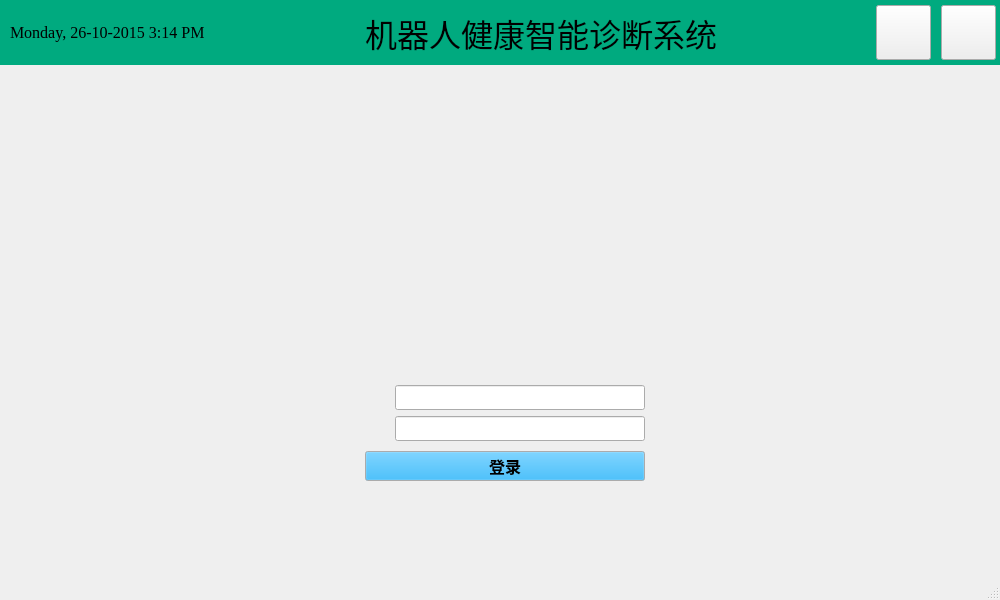
<?xml version="1.0" encoding="UTF-8"?>
<ui version="4.0">
 <class>MainWindow</class>
 <widget class="QMainWindow" name="MainWindow">
  <property name="geometry">
   <rect>
    <x>0</x>
    <y>0</y>
    <width>1000</width>
    <height>600</height>
   </rect>
  </property>
  <property name="windowTitle">
   <string>MainWindow</string>
  </property>
  <property name="styleSheet">
   <string notr="true">#
background-color: rgb(170, 255, 255);</string>
  </property>
  <widget class="QWidget" name="centralwidget">
   <widget class="QWidget" name="topPanel" native="true">
    <property name="geometry">
     <rect>
      <x>0</x>
      <y>0</y>
      <width>1001</width>
      <height>65</height>
     </rect>
    </property>
    <property name="styleSheet">
     <string notr="true">#topPanel { background-color:
rgb(0, 170, 127); }</string>
    </property>
    <layout class="QHBoxLayout" name="horizontalLayout">
     <property name="spacing">
      <number>10</number>
     </property>
     <property name="leftMargin">
      <number>10</number>
     </property>
     <property name="topMargin">
      <number>5</number>
     </property>
     <property name="rightMargin">
      <number>5</number>
     </property>
     <property name="bottomMargin">
      <number>5</number>
     </property>
     <item>
      <widget class="QLabel" name="currentDateTime">
       <property name="sizePolicy">
        <sizepolicy hsizetype="Fixed" vsizetype="Preferred">
         <horstretch>0</horstretch>
         <verstretch>0</verstretch>
        </sizepolicy>
       </property>
       <property name="font">
        <font>
         <family>Times New Roman</family>
         <pointsize>12</pointsize>
        </font>
       </property>
       <property name="text">
        <string>Monday, 26-10-2015 3:14 PM</string>
       </property>
      </widget>
     </item>
     <item>
      <spacer name="horizontalSpacer_2">
       <property name="orientation">
        <enum>Qt::Horizontal</enum>
       </property>
       <property name="sizeType">
        <enum>QSizePolicy::Expanding</enum>
       </property>
       <property name="sizeHint" stdset="0">
        <size>
         <width>60</width>
         <height>20</height>
        </size>
       </property>
      </spacer>
     </item>
     <item>
      <widget class="QLabel" name="label_3">
       <property name="font">
        <font>
         <family>楷体</family>
         <pointsize>24</pointsize>
        </font>
       </property>
       <property name="text">
        <string>机器人健康智能诊断系统</string>
       </property>
      </widget>
     </item>
     <item>
      <spacer name="horizontalSpacer">
       <property name="orientation">
        <enum>Qt::Horizontal</enum>
       </property>
       <property name="sizeHint" stdset="0">
        <size>
         <width>40</width>
         <height>20</height>
        </size>
       </property>
      </spacer>
     </item>
     <item>
      <widget class="QPushButton" name="shutdownButton">
       <property name="sizePolicy">
        <sizepolicy hsizetype="Fixed" vsizetype="Fixed">
         <horstretch>0</horstretch>
         <verstretch>0</verstretch>
        </sizepolicy>
       </property>
       <property name="minimumSize">
        <size>
         <width>55</width>
         <height>55</height>
        </size>
       </property>
       <property name="text">
        <string/>
       </property>
       <property name="icon">
        <iconset resource="resources.qrc">
         <normaloff>:/icons/rsc/shutdown_icon.png</normaloff>:/icons/rsc/shutdown_icon.png</iconset>
       </property>
       <property name="iconSize">
        <size>
         <width>50</width>
         <height>50</height>
        </size>
       </property>
      </widget>
     </item>
     <item>
      <widget class="QPushButton" name="restartButton">
       <property name="sizePolicy">
        <sizepolicy hsizetype="Fixed" vsizetype="Fixed">
         <horstretch>0</horstretch>
         <verstretch>0</verstretch>
        </sizepolicy>
       </property>
       <property name="minimumSize">
        <size>
         <width>55</width>
         <height>55</height>
        </size>
       </property>
       <property name="text">
        <string/>
       </property>
       <property name="icon">
        <iconset resource="resources.qrc">
         <normaloff>:/icons/rsc/restart_icon.png</normaloff>:/icons/rsc/restart_icon.png</iconset>
       </property>
       <property name="iconSize">
        <size>
         <width>50</width>
         <height>50</height>
        </size>
       </property>
      </widget>
     </item>
    </layout>
   </widget>
   <widget class="QLabel" name="label_4">
    <property name="geometry">
     <rect>
      <x>390</x>
      <y>70</y>
      <width>301</width>
      <height>271</height>
     </rect>
    </property>
    <property name="sizePolicy">
     <sizepolicy hsizetype="Preferred" vsizetype="Preferred">
      <horstretch>0</horstretch>
      <verstretch>0</verstretch>
     </sizepolicy>
    </property>
    <property name="text">
     <string/>
    </property>
    <property name="pixmap">
     <pixmap resource="resources.qrc">:/images/rsc/new_robot.png</pixmap>
    </property>
    <property name="scaledContents">
     <bool>true</bool>
    </property>
   </widget>
   <widget class="QWidget" name="loginForm" native="true">
    <property name="geometry">
     <rect>
      <x>330</x>
      <y>350</y>
      <width>350</width>
      <height>150</height>
     </rect>
    </property>
    <property name="sizePolicy">
     <sizepolicy hsizetype="Fixed" vsizetype="Fixed">
      <horstretch>0</horstretch>
      <verstretch>0</verstretch>
     </sizepolicy>
    </property>
    <property name="minimumSize">
     <size>
      <width>350</width>
      <height>150</height>
     </size>
    </property>
    <property name="styleSheet">
     <string notr="true">#verticalLayout_2{border:2px solid rgb(170,170,127);border-radius:10}</string>
    </property>
    <layout class="QVBoxLayout" name="verticalLayout_2">
     <property name="leftMargin">
      <number>35</number>
     </property>
     <property name="topMargin">
      <number>35</number>
     </property>
     <property name="rightMargin">
      <number>35</number>
     </property>
     <property name="bottomMargin">
      <number>25</number>
     </property>
     <item>
      <layout class="QHBoxLayout" name="horizontalLayout_6">
       <item>
        <widget class="QLabel" name="label">
         <property name="sizePolicy">
          <sizepolicy hsizetype="Fixed" vsizetype="Fixed">
           <horstretch>0</horstretch>
           <verstretch>0</verstretch>
          </sizepolicy>
         </property>
         <property name="minimumSize">
          <size>
           <width>24</width>
           <height>24</height>
          </size>
         </property>
         <property name="font">
          <font>
           <family>Times New Roman</family>
           <pointsize>12</pointsize>
           <weight>75</weight>
           <bold>true</bold>
          </font>
         </property>
         <property name="text">
          <string/>
         </property>
         <property name="pixmap">
          <pixmap resource="resources.qrc">:/icons/rsc/用户.png</pixmap>
         </property>
         <property name="scaledContents">
          <bool>false</bool>
         </property>
        </widget>
       </item>
       <item>
        <widget class="QLineEdit" name="username">
         <property name="minimumSize">
          <size>
           <width>0</width>
           <height>25</height>
          </size>
         </property>
        </widget>
       </item>
      </layout>
     </item>
     <item>
      <layout class="QHBoxLayout" name="horizontalLayout_4">
       <item>
        <widget class="QLabel" name="label_2">
         <property name="sizePolicy">
          <sizepolicy hsizetype="Fixed" vsizetype="Fixed">
           <horstretch>0</horstretch>
           <verstretch>0</verstretch>
          </sizepolicy>
         </property>
         <property name="minimumSize">
          <size>
           <width>24</width>
           <height>24</height>
          </size>
         </property>
         <property name="font">
          <font>
           <family>Times New Roman</family>
           <pointsize>12</pointsize>
           <weight>75</weight>
           <bold>true</bold>
          </font>
         </property>
         <property name="text">
          <string/>
         </property>
         <property name="pixmap">
          <pixmap resource="resources.qrc">:/icons/rsc/密码.png</pixmap>
         </property>
        </widget>
       </item>
       <item>
        <widget class="QLineEdit" name="password">
         <property name="minimumSize">
          <size>
           <width>0</width>
           <height>25</height>
          </size>
         </property>
        </widget>
       </item>
      </layout>
     </item>
     <item>
      <spacer name="verticalSpacer_4">
       <property name="orientation">
        <enum>Qt::Vertical</enum>
       </property>
       <property name="sizeType">
        <enum>QSizePolicy::Fixed</enum>
       </property>
       <property name="sizeHint" stdset="0">
        <size>
         <width>20</width>
         <height>5</height>
        </size>
       </property>
      </spacer>
     </item>
     <item>
      <widget class="QPushButton" name="loginButon">
       <property name="minimumSize">
        <size>
         <width>0</width>
         <height>30</height>
        </size>
       </property>
       <property name="palette">
        <palette>
         <active>
          <colorrole role="Button">
           <brush brushstyle="SolidPattern">
            <color alpha="255">
             <red>0</red>
             <green>170</green>
             <blue>255</blue>
            </color>
           </brush>
          </colorrole>
          <colorrole role="Base">
           <brush brushstyle="SolidPattern">
            <color alpha="255">
             <red>0</red>
             <green>170</green>
             <blue>255</blue>
            </color>
           </brush>
          </colorrole>
         </active>
         <inactive>
          <colorrole role="Button">
           <brush brushstyle="SolidPattern">
            <color alpha="255">
             <red>0</red>
             <green>170</green>
             <blue>255</blue>
            </color>
           </brush>
          </colorrole>
          <colorrole role="Base">
           <brush brushstyle="SolidPattern">
            <color alpha="255">
             <red>0</red>
             <green>170</green>
             <blue>255</blue>
            </color>
           </brush>
          </colorrole>
         </inactive>
         <disabled>
          <colorrole role="Button">
           <brush brushstyle="SolidPattern">
            <color alpha="255">
             <red>0</red>
             <green>170</green>
             <blue>255</blue>
            </color>
           </brush>
          </colorrole>
          <colorrole role="Base">
           <brush brushstyle="SolidPattern">
            <color alpha="255">
             <red>240</red>
             <green>240</green>
             <blue>240</blue>
            </color>
           </brush>
          </colorrole>
         </disabled>
        </palette>
       </property>
       <property name="font">
        <font>
         <family>Times New Roman</family>
         <pointsize>12</pointsize>
         <weight>75</weight>
         <bold>true</bold>
        </font>
       </property>
       <property name="text">
        <string>登录</string>
       </property>
      </widget>
     </item>
    </layout>
   </widget>
  </widget>
  <widget class="QMenuBar" name="menubar">
   <property name="geometry">
    <rect>
     <x>0</x>
     <y>0</y>
     <width>1000</width>
     <height>23</height>
    </rect>
   </property>
  </widget>
  <widget class="QStatusBar" name="statusbar"/>
 </widget>
 <resources>
  <include location="resources.qrc"/>
 </resources>
 <connections/>
</ui>
